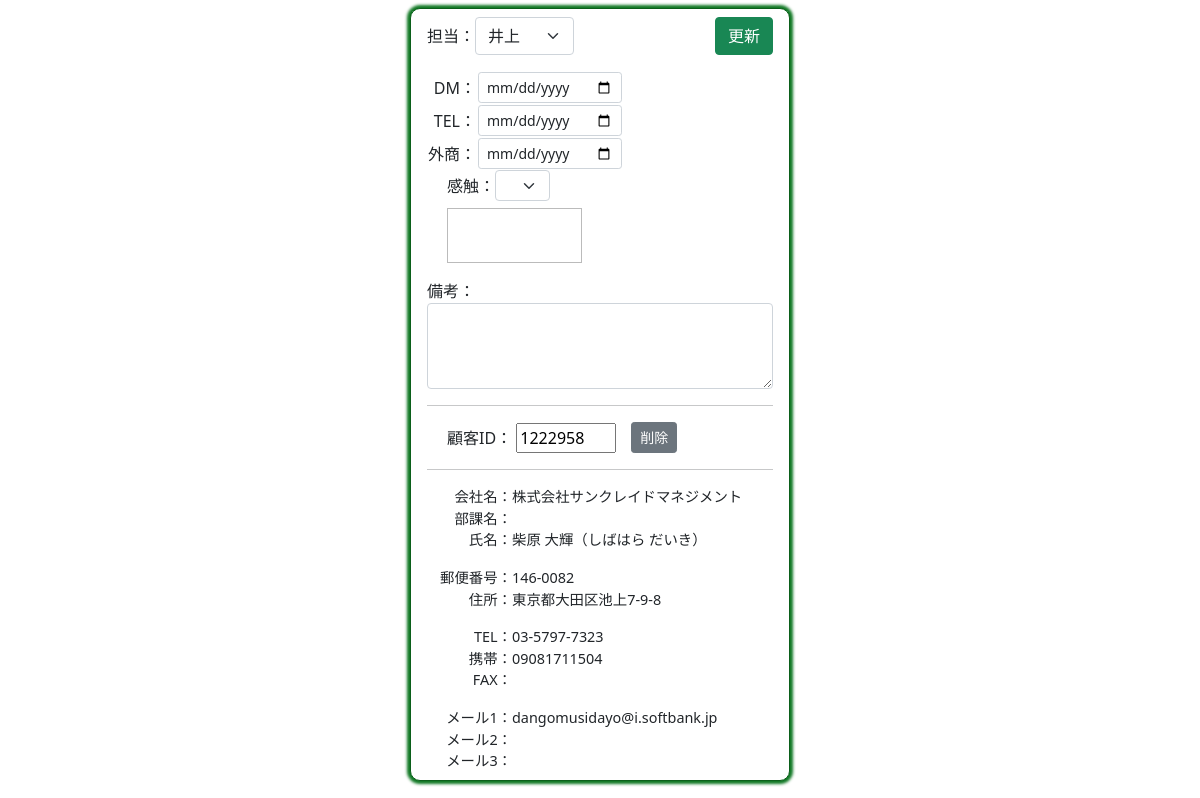
Before: /right/41/ with the older database file.
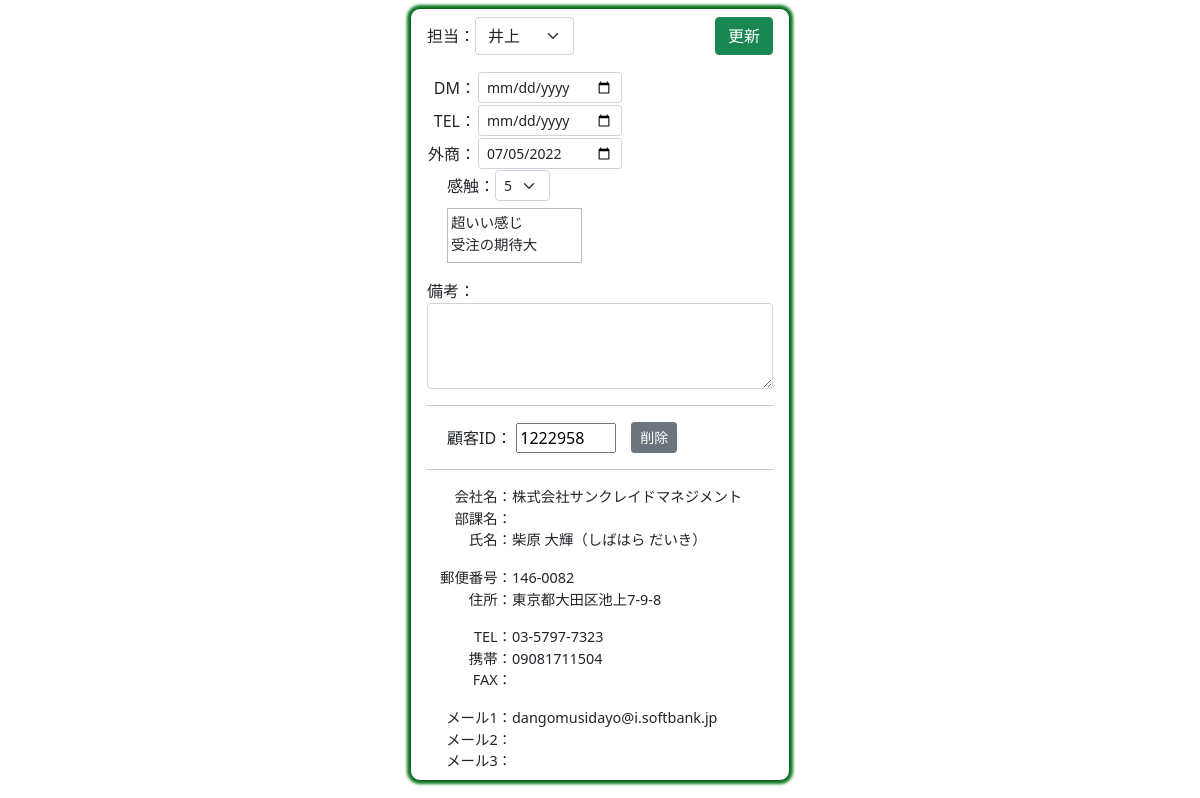
After: the same page with the newer database file.
### houjin/models.py (models this page shows, shortened)
class Customer(models.Model):
    cus_id=models.CharField("顧客ID",max_length=10,null=True,blank=True)
    sei=models.CharField("姓",max_length=10,null=True,blank=True)
    mei=models.CharField("名",max_length=10,null=True,blank=True)
    sei_kana=models.CharField("姓かな",max_length=10,null=True,blank=True)
    mei_kana=models.CharField("名かな",max_length=10,null=True,blank=True)
    mail1=models.EmailField("メール1",null=True,blank=True)
    mail2=models.EmailField("メール2",null=True,blank=True)
    mail3=models.EmailField("メール3",null=True,blank=True)
    yubin=models.CharField("郵便番号",max_length=10,null=True,blank=True)
    adress=models.CharField("住所",max_length=100,null=True,blank=True)
    pref=models.CharField("都道府県",max_length=10,null=True,blank=True)
    city=models.CharField("市区町村",max_length=50,null=True,blank=True)
    banchi=models.CharField("番地",max_length=50,null=True,blank=True)
    build=models.CharField("建物",max_length=50,null=True,blank=True)
    com=models.CharField("会社",max_length=50,null=True,blank=True)
    busho=models.CharField("部署",max_length=50,null=True,blank=True)
    tel=models.CharField("電話",max_length=20,null=True,blank=True)
    mob=models.CharField("携帯",max_length=20,null=True,blank=True)
    fax=models.CharField("FAX",max_length=20,null=True,blank=True)
    toroku=models.CharField("登録日",max_length=10,null=True,blank=True)
    kensu=models.IntegerField("件数",null=True,blank=True)
    money=models.IntegerField("金額",null=True,blank=True)
    tantou=models.CharField ("担当",max_length=10, null=True,blank=True)
    dm_day=models.CharField("DM",max_length=10,null=True,blank=True)
    tel_day=models.CharField("TEL",max_length=10,null=True,blank=True)
    gaisho_day=models.CharField("外商",max_length=10,null=True,blank=True)
    bikou=models.TextField("備考",null=True,blank=True)
    kanshoku=models.IntegerField("感触",null=True,blank=True)

### houjin/views.py (the view)
# urls.py: path('right/<int:pk>/', right1, name="right1"),
def right1(request,pk):
    if request.method=="POST":
        ins=Customer.objects.get(pk=pk)
        form=Right_form(request.POST,instance=ins)
        form.save()
        return redirect("houjin:left")
    else:
        ins=Customer.objects.get(pk=pk)
        cus=Customer.objects.filter(pk=pk)
        form=Right_form(instance=ins)
        return render(request,"houjin/right.html",{"form":form,"cus":cus})

### houjin/forms.py
class Right_form(forms.ModelForm):
    tantou=forms.ChoiceField(
        choices=[("",""),("井上","井上"),("古川","古川"),("眞下","眞下"),("夏八木","夏八木"),("藤井","藤井"),("武井","武井"),("粂川","粂川")],
        label="担当者",
        widget=forms.Select(attrs={"class":"form-select"}),
        required=False
    )
    dm_day=forms.CharField(label="DM", widget=forms.DateInput(attrs={"type": "date","class":"form-control form-control-sm"}),required=False)
    tel_day=forms.CharField(label="TEL", widget=forms.DateInput(attrs={"type": "date","class":"form-control form-control-sm"}),required=False)
    gaisho_day=forms.CharField(label="外商", widget=forms.DateInput(attrs={"type": "date","class":"form-control form-control-sm"}),required=False)
    kanshoku=forms.ChoiceField(
        choices=[(0,""),(5,"5"),(4,"4"),(3,"3"),(2,"2"),(1,"1")],
        label="感触",
        widget=forms.Select(attrs={"class":"form-select form-select-sm","id":"kanshoku"}),
        required=False
    )
    bikou=forms.CharField(label="備考",widget=forms.Textarea(attrs={"class":"form-control","rows":"3"}),required=False)
    class Meta:
        model=Customer
        fields=["tantou","dm_day","tel_day","gaisho_day","kanshoku","bikou"]

### houjin/templates/houjin/right.html (shortened to what the changed rows need)
<!DOCTYPE html>
<html lang="ja">
<head>
    <link href="https://cdn.jsdelivr.net/npm/bootstrap@5.0.2/dist/css/bootstrap.min.css" rel="stylesheet">
</head>
<body>
    <div class="main mb-4">
        <div>
            <form action="" method="post" target="ifr1">{% csrf_token %}
                <div class="class1">
                    <div class="class1" style="width: 50%;" align="left">
                        <div>{{form.tantou}}</div>
                    </div>
                </div>
                <div class="data mt-3">
                    <div>
                        <table>
                            <tr>
                                <td>{{form.dm_day}}</td>
                            </tr>
                            <tr>
                                <td>{{form.tel_day}}</td>
                            </tr>
                            <tr>
                                <td>{{form.gaisho_day}}</td>
                            </tr>
                        </table>
                    </div>
                    <div style="margin-left: 20px;">
                        <div class="class1">
                            <div>感触：</div>
                            <div>{{form.kanshoku}}</div>
                        </div>
                        <div class="kanshoku_detail" id="kanshoku_detail" style="font-size: 90%; padding: 0.2em;">
                            {% for i in cus %}
                                {% if  i.kanshoku == 1 %}
                                    完全にダメ
                                {% elif i.kanshoku == 2 %}
                                    期待は薄いかも<br>まだ押すか微妙
                                {% elif i.kanshoku == 3 %}
                                    可もなく不可もなく<br>再度チャレンジか
                                {% elif i.kanshoku == 4 %}
                                    もう一押し必要<br>あとちょっと！
                                {% elif i.kanshoku == 5 %}
                                    超いい感じ<br>受注の期待大
                                {% endif %}
                            {% endfor %}
                        </div>
                    </div>
                </div>
                <div class="mt-3" >
                    <div>{{form.bikou}}</div>
                </div>
            </form>
        </div>
        <hr>
        {% for i in cus %}
        <form action="{% url 'houjin:delete' %}" method="post" target="_top">{% csrf_token %}
            <div class="class1 mt-3">
                <div style="margin-left: 20px;">
                    <label for="cus_id">顧客ID：</label>
                    <input type="text" name="cus_id" id="cus_id" value="{{i.cus_id}}" style="width: 100px;" readonly>
                </div>
                <div style="margin-left: 15px;">
                    <button type="submit" class="btn btn-secondary btn-sm" onclick="return confirm('本当に削除しますか？')">削除</button>
                </div>
            </div>
        </form>
        <hr>
        <div style="font-size: 0.9em;">
            <div class="data">
                <div class="name">会社名：</div>
                {% if i.com %}
                    <div class="data-code">{{i.com}}</div>
                {% endif %}
            </div>
            <div class="data">
                <div class="name">部課名：</div>
                {% if i.com %}
                <div class="data-code">{{i.busho}}</div>
                {% endif %}
            </div>
            <div class="data">
                <div class="name">氏名：</div>
                {% if i.com %}
                <div class="data-code">{{i.sei}} {{i.mei}}（{{i.sei_kana}} {{i.mei_kana}}）</div>
                {% endif %}
            </div>
            <div class="data mt-3">
                <div class="name">郵便番号：</div>
                {% if i.com %}
                    <div class="data-code">{{i.yubin}}</div>
                {% endif %}
            </div>
            <div class="data">
                <div class="name">住所：</div>
                {% if i.com %}
                    <div class="data-code">{{i.pref}}{{i.city}}{{i.banchi}}{{i.build}}</div>
                {% endif %}
            </div>
            <div class="data mt-3">
                <div class="name">TEL：</div>
                {% if i.com %}
                    <div class="data-code">{{i.tel}}</div>
                {% endif %}
            </div>
            <div class="data">
                <div class="name">携帯：</div>
                {% if i.com %}
                    <div class="data-code">{{i.mob}}</div>
                {% endif %}
            </div>
            <div class="data">
                <div class="name">FAX：</div>
                {% if i.com %}
                    <div class="data-code">{{i.fax}}</div>
                {% endif %}
            </div>
            <div class="data mt-3">
                <div class="name">メール1：</div>
                {% if i.com %}
                    <div class="data-code">{{i.mail1}}</div>
                {% endif %}
            </div>
            <div class="data">
                <div class="name">メール2：</div>
                {% if i.com %}
                    <div class="data-code">{{i.mail2}}</div>
                {% endif %}
            </div>
            <div class="data">
                <div class="name">メール3：</div>
                {% if i.com %}
                    <div class="data-code">{{i.mail3}}</div>
                {% endif %}
            </div>
            {% endfor %}
        </div>
    </div>
</body>
</html>

Changed rows visible on the page:
changed Customer "株式会社サンクレイドマネジメント": gaisho_day (not shown) → "07/05/2022"; kanshoku (not shown) → "5"
